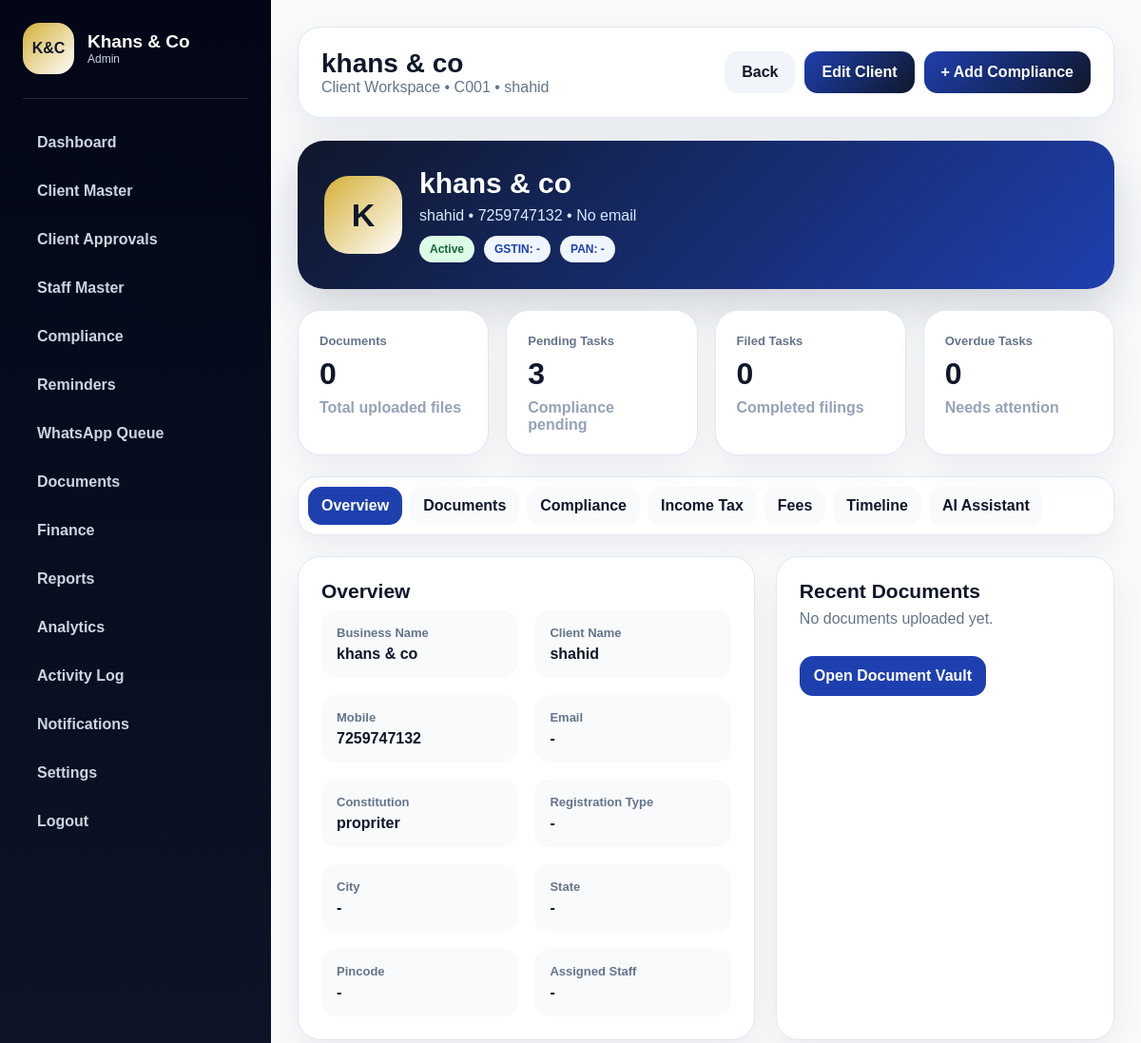
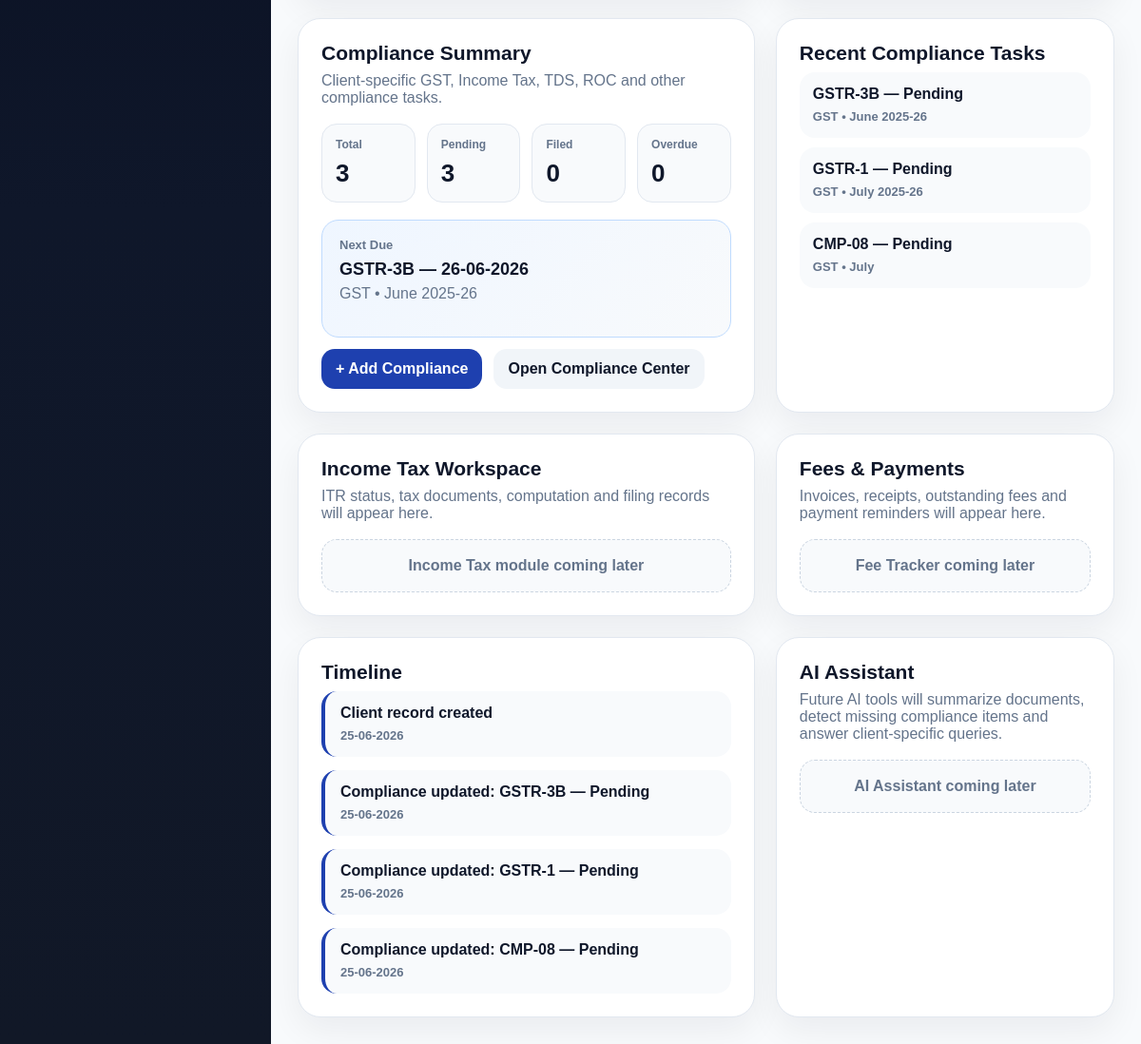
The app's page /admin/clients/1 (signed in) with its own data (2 pictures, top to bottom).
### app/database/models.py (models this page shows)
class Client(db.Model):
    __tablename__ = "clients"
    id = db.Column(db.Integer, primary_key=True)
    client_code = db.Column(db.String(30), unique=True, nullable=False, index=True)
    business_name = db.Column(db.String(150), nullable=False)
    client_name = db.Column(db.String(120), nullable=False)
    mobile = db.Column(db.String(20), nullable=True)
    email = db.Column(db.String(150), nullable=True)
    gstin = db.Column(db.String(20), nullable=True, index=True)
    pan = db.Column(db.String(20), nullable=True, index=True)
    constitution = db.Column(db.String(80), nullable=True)
    registration_type = db.Column(db.String(80), nullable=True)
    return_frequency = db.Column(db.String(40), nullable=True)
    address = db.Column(db.Text, nullable=True)
    city = db.Column(db.String(80), nullable=True)
    state = db.Column(db.String(80), nullable=True)
    pincode = db.Column(db.String(10), nullable=True)
    status = db.Column(db.String(30), nullable=False, default="active")
    assigned_staff = db.Column(db.String(120), nullable=True)
    created_at = db.Column(db.DateTime, default=datetime.utcnow)
    documents = db.relationship("ClientDocument", backref="client", cascade="all, delete-orphan")

class ComplianceTask(db.Model):
    __tablename__ = "compliance_tasks"
    id = db.Column(db.Integer, primary_key=True)
    client_id = db.Column(db.Integer, db.ForeignKey("clients.id"), nullable=False, index=True)
    compliance_type = db.Column(db.String(50), nullable=False, default="GST")
    form_name = db.Column(db.String(50), nullable=False)
    period_month = db.Column(db.String(20), nullable=True)
    period_year = db.Column(db.String(10), nullable=True)
    due_date = db.Column(db.Date, nullable=True)
    filing_date = db.Column(db.Date, nullable=True)
    status = db.Column(db.String(30), nullable=False, default="pending")
    arn = db.Column(db.String(100), nullable=True)
    assigned_staff = db.Column(db.String(120), nullable=True)
    notes = db.Column(db.Text, nullable=True)
    whatsapp_sent = db.Column(db.Boolean, default=False)
    whatsapp_sent_at = db.Column(db.DateTime, nullable=True)
    whatsapp_sent_by = db.Column(db.String(120), nullable=True)
    email_sent = db.Column(db.Boolean, default=False)
    email_sent_at = db.Column(db.DateTime, nullable=True)
    email_sent_by = db.Column(db.String(120), nullable=True)
    created_at = db.Column(db.DateTime, default=datetime.utcnow)
    client = db.relationship("Client", backref="compliance_tasks")

### app/admin/client_routes.py (the view)
@admin_bp.route("/clients/<int:client_id>")
@require_client_management
def view_client(client_id):
    if not admin_required():
        return redirect(url_for("auth.login"))
    client = Client.query.get_or_404(client_id)
    documents_count = ClientDocument.query.filter_by(client_id=client.id).count()
    recent_documents = (
        ClientDocument.query
        .filter_by(client_id=client.id)
        .order_by(ClientDocument.id.desc())
        .limit(5)
        .all()
    )
    compliance_tasks = (
        ComplianceTask.query
        .filter_by(client_id=client.id)
        .order_by(ComplianceTask.id.desc())
        .all()
    )
    pending_tasks = [task for task in compliance_tasks if task.status == "pending"]
    filed_tasks = [task for task in compliance_tasks if task.status == "filed"]
    overdue_tasks = [task for task in compliance_tasks if task.status == "overdue"]
    dated_pending = [task for task in compliance_tasks if task.due_date and task.status != "filed"]
    next_due_task = sorted(dated_pending, key=lambda task: task.due_date)[0] if dated_pending else None
    recent_compliance_tasks = compliance_tasks[:5]
    return render_template(
        "admin/client_workspace.html",
        client=client,
        documents_count=documents_count,
        recent_documents=recent_documents,
        compliance_tasks=compliance_tasks,
        pending_tasks=pending_tasks,
        filed_tasks=filed_tasks,
        overdue_tasks=overdue_tasks,
        next_due_task=next_due_task,
        recent_compliance_tasks=recent_compliance_tasks
    )

### app/admin/client_routes.py (called while the page is built)
def admin_required():
    return session.get("user_role") == "admin"

### app/utils/permissions.py (called while the page is built)
def can_manage_clients(session):
    return session.get("user_role") in [
        ROLE_SUPER_ADMIN,
        ROLE_ADMIN,
        ROLE_PARTNER,
        ROLE_MANAGER
    ]

### app/utils/route_guards.py (called while the page is built)
def require_client_management(view_func):
    @wraps(view_func)
    def wrapper(*args, **kwargs):
        if not can_manage_clients(session):
            flash("You do not have permission to access Client Master.", "error")
            return redirect(url_for("admin.dashboard"))
        return view_func(*args, **kwargs)
    return wrapper

### app/templates/admin/client_workspace.html (shortened to what this page needs)
{% extends "shared/base.html" %}
{% block body %}
<div class="app-layout">
    {% include "shared/admin_sidebar.html" %}
    <main class="main">
        <header class="topbar workspace-topbar">
            <div>
                <h1>{{ client.business_name }}</h1>
                <p>Client Workspace • {{ client.client_code }} • {{ client.client_name }}</p>
            </div>
            <div class="profile-actions">
                <a class="top-action secondary" href="{{ url_for('admin.clients') }}">Back</a>
                <a class="top-action" href="{{ url_for('admin.edit_client', client_id=client.id) }}">Edit Client</a>
                <a class="top-action" href="{{ url_for('admin.add_compliance_task', client_id=client.id) }}">+ Add Compliance</a>
            </div>
        </header>
        <section class="workspace-hero">
            <div class="workspace-identity">
                <div class="workspace-avatar">
                    {{ client.business_name[:1]|upper }}
                </div>
                <div>
                    <h2>{{ client.business_name }}</h2>
                    <p>{{ client.client_name }} • {{ client.mobile or "No mobile" }} • {{ client.email or "No email" }}</p>
                    <div class="workspace-badges">
                        <span class="badge {{ client.status }}">{{ client.status }}</span>
                        <span class="badge doc-badge">GSTIN: {{ client.gstin or "-" }}</span>
                        <span class="badge doc-badge">PAN: {{ client.pan or "-" }}</span>
                    </div>
                </div>
            </div>
        </section>
        <section class="metrics">
            <div class="card"><span>Documents</span><h2>{{ documents_count }}</h2><p>Total uploaded files</p></div>
            <div class="card warning"><span>Pending Tasks</span><h2>{{ pending_tasks|length }}</h2><p>Compliance pending</p></div>
            <div class="card success"><span>Filed Tasks</span><h2>{{ filed_tasks|length }}</h2><p>Completed filings</p></div>
            <div class="card danger"><span>Overdue Tasks</span><h2>{{ overdue_tasks|length }}</h2><p>Needs attention</p></div>
        </section>
        <section class="workspace-tabs-bar">
            <a class="active" href="#overview">Overview</a>
            <a href="{{ url_for('admin.client_documents', client_id=client.id) }}">Documents</a>
            <a href="#compliance">Compliance</a>
            <a href="#income-tax">Income Tax</a>
            <a href="#fees">Fees</a>
            <a href="#timeline">Timeline</a>
            <a href="#ai">AI Assistant</a>
        </section>
        <section class="workspace-grid">
            <div class="panel large" id="overview">
                <h3>Overview</h3>
                <div class="detail-grid">
                    <div><span>Business Name</span><strong>{{ client.business_name }}</strong></div>
                    <div><span>Client Name</span><strong>{{ client.client_name }}</strong></div>
                    <div><span>Mobile</span><strong>{{ client.mobile or "-" }}</strong></div>
                    <div><span>Email</span><strong>{{ client.email or "-" }}</strong></div>
                    <div><span>Constitution</span><strong>{{ client.constitution or "-" }}</strong></div>
                    <div><span>Registration Type</span><strong>{{ client.registration_type or "-" }}</strong></div>
                    <div><span>City</span><strong>{{ client.city or "-" }}</strong></div>
                    <div><span>State</span><strong>{{ client.state or "-" }}</strong></div>
                    <div><span>Pincode</span><strong>{{ client.pincode or "-" }}</strong></div>
                    <div><span>Assigned Staff</span><strong>{{ client.assigned_staff or "-" }}</strong></div>
                </div>
            </div>
            <div class="panel" id="documents">
                <h3>Recent Documents</h3>
                {% for doc in recent_documents %}
                    <div class="mini-list-item">
                        <strong>{{ doc.title }}</strong>
                        <span>{{ doc.category }} • {{ doc.created_at.strftime("%d-%m-%Y") }}</span>
                    </div>
                {% else %}
                    <p>No documents uploaded yet.</p>
                {% endfor %}
                <a class="inline-action" href="{{ url_for('admin.client_documents', client_id=client.id) }}">Open Document Vault</a>
            </div>
            <div class="panel large" id="compliance">
                <h3>Compliance Summary</h3>
                <p>Client-specific GST, Income Tax, TDS, ROC and other compliance tasks.</p>
                <div class="compliance-summary-grid">
                    <div>
                        <span>Total</span>
                        <strong>{{ compliance_tasks|length }}</strong>
                    </div>
                    <div>
                        <span>Pending</span>
                        <strong>{{ pending_tasks|length }}</strong>
                    </div>
                    <div>
                        <span>Filed</span>
                        <strong>{{ filed_tasks|length }}</strong>
                    </div>
                    <div>
                        <span>Overdue</span>
                        <strong>{{ overdue_tasks|length }}</strong>
                    </div>
                </div>
                <div class="next-due-box">
                    {% if next_due_task %}
                        <span>Next Due</span>
                        <strong>{{ next_due_task.form_name }} — {{ next_due_task.due_date.strftime("%d-%m-%Y") }}</strong>
                        <p>{{ next_due_task.compliance_type }} • {{ next_due_task.period_month or "-" }} {{ next_due_task.period_year or "" }}</p>
                    {% else %}
                        <span>Next Due</span>
                        <strong>No upcoming due date</strong>
                        <p>Add compliance tasks with due dates to track deadlines.</p>
                    {% endif %}
                </div>
                <div class="workspace-actions-row">
                    <a class="inline-action" href="{{ url_for('admin.add_compliance_task', client_id=client.id) }}">+ Add Compliance</a>
                    <a class="inline-action secondary-inline" href="{{ url_for('admin.compliance_dashboard') }}">Open Compliance Center</a>
                </div>
            </div>
            <div class="panel">
                <h3>Recent Compliance Tasks</h3>
                {% for task in recent_compliance_tasks %}
                    <div class="mini-list-item">
                        <strong>{{ task.form_name }} — {{ task.status|title }}</strong>
                        <span>{{ task.compliance_type }} • {{ task.period_month or "-" }} {{ task.period_year or "" }}</span>
                    </div>
                {% else %}
                    <p>No compliance tasks yet.</p>
                {% endfor %}
            </div>
            <div class="panel" id="income-tax">
                <h3>Income Tax Workspace</h3>
                <p>ITR status, tax documents, computation and filing records will appear here.</p>
                <div class="placeholder-box">Income Tax module coming later</div>
            </div>
            <div class="panel" id="fees">
                <h3>Fees & Payments</h3>
                <p>Invoices, receipts, outstanding fees and payment reminders will appear here.</p>
                <div class="placeholder-box">Fee Tracker coming later</div>
            </div>
            <div class="panel large" id="timeline">
                <h3>Timeline</h3>
                <div class="timeline">
                    <div class="timeline-item">
                        <strong>Client record created</strong>
                        <span>{{ client.created_at.strftime("%d-%m-%Y") }}</span>
                    </div>
                    {% for task in recent_compliance_tasks %}
                    <div class="timeline-item">
                        <strong>Compliance updated: {{ task.form_name }} — {{ task.status|title }}</strong>
                        <span>{{ task.created_at.strftime("%d-%m-%Y") }}</span>
                    </div>
                    {% endfor %}
                </div>
            </div>
            <div class="panel" id="ai">
                <h3>AI Assistant</h3>
                <p>Future AI tools will summarize documents, detect missing compliance items and answer client-specific queries.</p>
                <div class="placeholder-box">AI Assistant coming later</div>
            </div>
        </section>
    </main>
</div>
{% endblock %}

### app/static/css/modules/base.css (style rules this page uses)
* { margin: 0; padding: 0; box-sizing: border-box; }
body { font-family: Arial, Helvetica, sans-serif; background: #f8fafc; color: #0f172a; }
a { text-decoration: none; }
:root { --kc-primary: #0f172a; --kc-blue: #1e40af; --kc-gold: #d4af37; --kc-bg: #f8fafc; --kc-card: #ffffff; --kc-border: #e2e8f0; --kc-muted: #64748b; --kc-success: #16a34a; --kc-warning: #f59e0b; --kc-danger: #dc2626; }

### app/static/css/modules/layout.css (style rules this page uses)
.app-layout { min-height: 100vh; display: flex; background: var(--kc-bg); }
.main { flex: 1; padding: 28px; }
.topbar { background: white; border: 1px solid var(--kc-border); border-radius: 24px; padding: 22px 24px; display: flex; justify-content: space-between; align-items: center; box-shadow: 0 16px 45px rgba(15,23,42,.07); margin-bottom: 24px; }
.topbar h1 { font-size: 28px; }
.topbar p { color: var(--kc-muted); }

### app/static/css/modules/dashboard.css (style rules this page uses)
.metrics { display: grid; grid-template-columns: repeat(4, 1fr); gap: 18px; margin-bottom: 22px; }
.card { background: white; border: 1px solid var(--kc-border); border-radius: 24px; padding: 22px; box-shadow: 0 14px 35px rgba(15,23,42,.06); }
.card span { color: var(--kc-muted); font-weight: 800; font-size: 13px; }
.card h2 { font-size: 32px; margin: 8px 0; }
.card p { color: #94a3b8; font-weight: 600; }
.panel { background: white; border: 1px solid var(--kc-border); border-radius: 24px; padding: 24px; box-shadow: 0 14px 35px rgba(15,23,42,.06); }
.panel h3 { font-size: 21px; margin-bottom: 8px; }
.panel p { color: var(--kc-muted); margin-bottom: 18px; }
.large { min-height: 280px; }

### records on screen
Client: business_name "khans & co", client_code "C001", client_name "shahid", business_name "K", mobile "7259747132", email "No email", status "Active", gstin "-", pan "-", email "-", constitution "propriter", registration_type "-", city "-", state "-", pincode "-", assigned_staff "-", created_at "25-06-2026"
ComplianceTask: form_name "GSTR-3B", due_date "26-06-2026", compliance_type "GST", period_month "June", period_year "2025-26", status "Pending", created_at "25-06-2026"
ComplianceTask: form_name "GSTR-1", status "Pending", compliance_type "GST", period_month "July", period_year "2025-26", created_at "25-06-2026"
ComplianceTask: form_name "CMP-08", status "Pending", compliance_type "GST", period_month "July", created_at "25-06-2026"

### other values on screen
{{ session.get("user_role", "Admin")|replace("_", " ")|title }} "Admin"
{{ documents_count }} "0"
{{ pending_tasks|length }} "3"
{{ filed_tasks|length }} "0"
{{ overdue_tasks|length }} "0"
{{ compliance_tasks|length }} "3"
